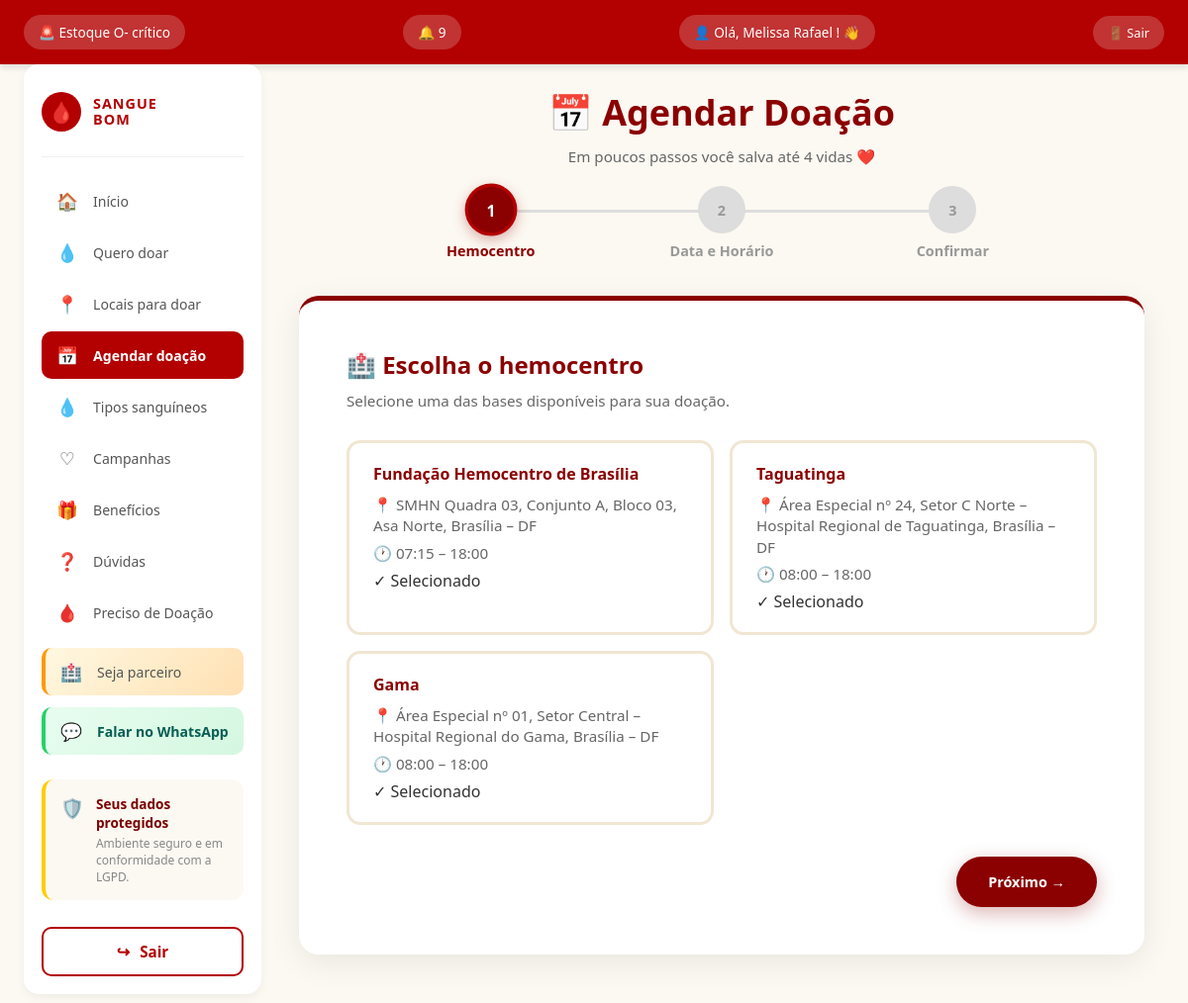
/agendar_doacao/ (signed in), run on the app's committed database.
### membros/models.py (models this page shows, shortened)
class Doador(models.Model):
    usuario = models.OneToOneField(
        User,
        on_delete=models.CASCADE,
        null=True,
        blank=True
    )
    nome = models.CharField(max_length=100)
    email = models.EmailField()
    cpf = models.CharField(max_length=14, unique=True, null=True, blank=True)
    telefone = models.CharField(max_length=20)
    sexo = models.CharField(max_length=20, blank=True)
    tipo_sanguineo = models.CharField(max_length=3)
    data_nascimento = models.DateField()
    cidade = models.CharField(max_length=100, blank=True)
    estado = models.CharField(max_length=2, blank=True)

class Hemocentro(models.Model):
    usuario = models.OneToOneField(
        User,
        on_delete=models.CASCADE,
        null=True,
        blank=True,
        related_name='hemocentro'
    )
    nome = models.CharField(max_length=100)
    endereco = models.CharField(max_length=200)
    bairro = models.CharField(max_length=100)
    cidade = models.CharField(max_length=100)
    cep = models.CharField(max_length=10)
    telefone = models.CharField(max_length=20)
    email = models.EmailField()
    horario_abertura = models.TimeField()
    horario_fechamento = models.TimeField()
    dias_atendimento = models.CharField(max_length=100)
    descricao = models.TextField(blank=True)
    ativo = models.BooleanField(default=True)

### membros/views.py (the view, shortened to what this page needs)
@login_required(login_url='login')
def agendar_doacao(request):
    if request.user.is_staff:
        return redirect('relatorios')
    if hasattr(request.user, 'hemocentro'):
        return redirect('painel_hemocentro')
    doador = get_object_or_404(Doador, usuario=request.user)
    hemocentros = Hemocentro.objects.filter(ativo=True)
    hoje = timezone.localdate()
    proximo_agendamento = Agendamento.objects.filter(
        doador=doador,
        data__gte=hoje
    ).order_by('data', 'horario').first()
    return render(request, 'agendar_doacao.html', {
        'doador': doador,
        'hemocentros': hemocentros,
        'proximo_agendamento': proximo_agendamento,
        'lateral_direita': False,
    })

### membros/context_processors.py (called while the page is built)
def notificacoes_nao_lidas(request):
    if request.user.is_authenticated:
        try:
            doador = Doador.objects.get(usuario=request.user)
            total = Notificacao.objects.filter(doador=doador, lida=False).count()
            return {'notificacoes_nao_lidas': total}
        except Doador.DoesNotExist:
            return {'notificacoes_nao_lidas': 0}
    return {'notificacoes_nao_lidas': 0}

### templates/agendar_doacao.html (shortened to what this page needs)
{% extends 'base.html' %}
{% load static %}
{% block content %}
    <link rel="stylesheet" href="{% static 'css/agendar_doacao.css' %}">
    <header class="agendamento-cabecalho">
        <h1>📅 Agendar Doação</h1>
        <p>Em poucos passos você salva até 4 vidas ❤️</p>
        <div class="progresso-etapas">
            <div class="etapa ativa" data-etapa="1">
                <span class="etapa-numero">1</span>
                <span class="etapa-texto">Hemocentro</span>
            </div>
            <div class="etapa" data-etapa="2">
                <span class="etapa-numero">2</span>
                <span class="etapa-texto">Data e Horário</span>
            </div>
            <div class="etapa" data-etapa="3">
                <span class="etapa-numero">3</span>
                <span class="etapa-texto">Confirmar</span>
            </div>
        </div>
    </header>
    <form method="POST" id="form-agendamento">
        <section id="etapa1" class="card-etapa ativa">
            <div class="card-conteudo">
                <h2>🏥 Escolha o hemocentro</h2>
                <p>Selecione uma das bases disponíveis para sua doação.</p>
                <div class="bases-container">
                    {% if hemocentros %}
                        {% for hemocentro in hemocentros %}
                            <label class="card-base">
                                <div class="card-base-conteudo">
                                    <h3>{{ hemocentro.nome }}</h3>
                                    <p>📍 {{ hemocentro.endereco }}, {{ hemocentro.cidade }} – DF</p>
                                    <p>🕐 {{ hemocentro.horario_abertura|time:"H:i" }} – {{ hemocentro.horario_fechamento|time:"H:i" }}</p>
                                    <span class="check-selecionado">✓ Selecionado</span>
                                </div>
                            </label>
                        {% endfor %}
                    {% else %}
                        <p class="aviso-vazio">Nenhuma base de atendimento disponível no momento.</p>
                    {% endif %}
                </div>
                <div class="navegacao-etapa">
                    <button type="button" class="btn-proximo" data-proxima="2">
                        Próximo →
                    </button>
                </div>
            </div>
        </section>
    </form>
{% endblock %}

### templates/base.html (shortened to what this page needs)
{% load static %}
<!DOCTYPE html>
<html lang="pt-br">
<head>
    <link rel="stylesheet" href="{% static 'css/base.css' %}">
</head>
<body>
    <header>
        {% if not user.is_staff and not user.hemocentro %}
            <a href="{% url 'locais_para_doar' %}" class="header-alerta">
                <h2>🚨 Estoque O- crítico</h2>
            </a>
            <a href="{% url 'notificacoes' %}" class="header-sino" title="Notificações">
                <h2>
                    🔔
                    {% if notificacoes_nao_lidas > 0 %}
                        <span class="badge-sino">{{ notificacoes_nao_lidas }}</span>
                    {% endif %}
                </h2>
            </a>
        {% endif %}
        {% if user.is_authenticated %}
            <a href="{% url 'meu_perfil' %}" class="header-user" title="Meu Perfil">
                <h2>👤 Olá,
                    {% if user.is_staff %}
                        {{ user.username }}
                    {% elif user.hemocentro %}
                        {{ user.hemocentro.nome }}
                    {% elif user.doador %}
                        {{ user.doador.nome }}
                    {% elif user.first_name %}
                        {{ user.first_name }}
                    {% else %}
                        {{ user.username }}
                    {% endif %}! 👋
                </h2>
            </a>
            <a href="{% url 'logout' %}" class="header-sair">🚪 Sair</a>
        {% else %}
            <h2>👤 Olá, visitante! 👋</h2>
            <a href="{% url 'login' %}" class="header-entrar">🔐 Entrar</a>
        {% endif %}
    </header>
    <div class="app-container {% if not lateral_direita %}sem-lateral{% endif %}">
        <aside class="lateral-esquerda">
            <div class="logo-menu">
                <div class="logo-icone">🩸</div>
                <div class="logo-texto">
                    <strong>SANGUE</strong>
                    <strong>BOM</strong>
                </div>
            </div>
            <nav class="menu-nav">
                {% if not user.is_staff and not user.hemocentro %}
                    <a href="{% url 'home' %}" class="menu-item {% if request.path == '/' or request.path == '/home/' %}ativo{% endif %}">
                        <span class="menu-item-icone">🏠</span>
                        <span class="menu-item-texto">Início</span>
                    </a>
                    <a href="{% url 'quero_doar' %}" class="menu-item {% if request.path == '/quero_doar/' %}ativo{% endif %}">
                        <span class="menu-item-icone">💧</span>
                        <span class="menu-item-texto">Quero doar</span>
                    </a>
                    <a href="{% url 'locais_para_doar' %}" class="menu-item {% if request.path == '/locais_para_doar/' %}ativo{% endif %}">
                        <span class="menu-item-icone">📍</span>
                        <span class="menu-item-texto">Locais para doar</span>
                    </a>
                    <a href="{% url 'agendar_doacao' %}" class="menu-item {% if '/agendar_doacao/' in request.path or '/agendamentos/' in request.path %}ativo{% endif %}">
                        <span class="menu-item-icone">📅</span>
                        <span class="menu-item-texto">Agendar doação</span>
                    </a>
                    <a href="{% url 'tipos_sanguineos' %}" class="menu-item {% if request.path == '/tipos_sanguineos/' %}ativo{% endif %}">
                        <span class="menu-item-icone">💧</span>
                        <span class="menu-item-texto">Tipos sanguíneos</span>
                    </a>
                    <a href="{% url 'campanhas' %}" class="menu-item {% if request.path == '/campanhas/' %}ativo{% endif %}">
                        <span class="menu-item-icone">♡</span>
                        <span class="menu-item-texto">Campanhas</span>
                    </a>
                    <a href="{% url 'beneficios' %}" class="menu-item {% if request.path == '/beneficios/' %}ativo{% endif %}">
                        <span class="menu-item-icone">🎁</span>
                        <span class="menu-item-texto">Benefícios</span>
                    </a>
                    <a href="{% url 'duvidas' %}" class="menu-item {% if request.path == '/duvidas/' %}ativo{% endif %}">
                        <span class="menu-item-icone">❓</span>
                        <span class="menu-item-texto">Dúvidas</span>
                    </a>
                    <a href="{% url 'preciso_doacao' %}" class="menu-item {% if '/preciso-doacao/' in request.path %}ativo{% endif %}">
                        <span class="menu-item-icone">🩸</span>
                        <span class="menu-item-texto">Preciso de Doação</span>
                    </a>
                    <a href="{% url 'parceria' %}" class="menu-item {% if '/parceria/' in request.path %}ativo{% endif %}">
                        <span class="menu-item-icone">🏥</span>
                        <span class="menu-item-texto">Seja parceiro</span>
                    </a>
                    <a href="https://wa.me/556199999?text=Ol%C3%A1!%20Tenho%20uma%20d%C3%BAvida%20sobre%20o%20Sangue%20Bom"
                       target="_blank" rel="noopener" class="menu-item menu-item-wpp">
                        <span class="menu-item-icone">💬</span>
                        <span class="menu-item-texto">Falar no WhatsApp</span>
                    </a>
                {% endif %}
            </nav>
            <div class="dados-protegidos">
                <div class="dados-protegidos-icone">🛡️</div>
                <div class="dados-protegidos-texto">
                    <strong>Seus dados protegidos</strong>
                    <p>Ambiente seguro e em conformidade com a LGPD.</p>
                </div>
            </div>
            <div class="area-btn-sair">
                {% if user.is_authenticated %}
                    <a href="{% url 'logout' %}" class="btn-sair">
                        <span class="btn-sair-icone">↪</span>
                        <span>Sair</span>
                    </a>
                {% else %}
                    <a href="{% url 'login' %}" class="btn-sair">
                        <span class="btn-sair-icone">↪</span>
                        <span>Entrar</span>
                    </a>
                {% endif %}
            </div>
        </aside>
        <main>
            {% block content %}
            {% endblock %}
        </main>
    </div>
</body>
</html>

### data on the page
Hemocentro: nome "Fundação Hemocentro de Brasília", endereco "SMHN Quadra 03, Conjunto A, Bloco 03, Asa Norte", cidade "Brasília", horario_abertura "07:15", horario_fechamento "18:00"
Hemocentro: nome "Taguatinga", endereco "Área Especial nº 24, Setor C Norte – Hospital Regional de Taguatinga", cidade "Brasília", horario_abertura "08:00", horario_fechamento "18:00"
Hemocentro: nome "Gama", endereco "Área Especial nº 01, Setor Central – Hospital Regional do Gama", cidade "Brasília", horario_abertura "08:00", horario_fechamento "18:00"

### other printed values
{{ notificacoes_nao_lidas }} "9"
{{ user.doador.nome }} "Melissa Rafael"
